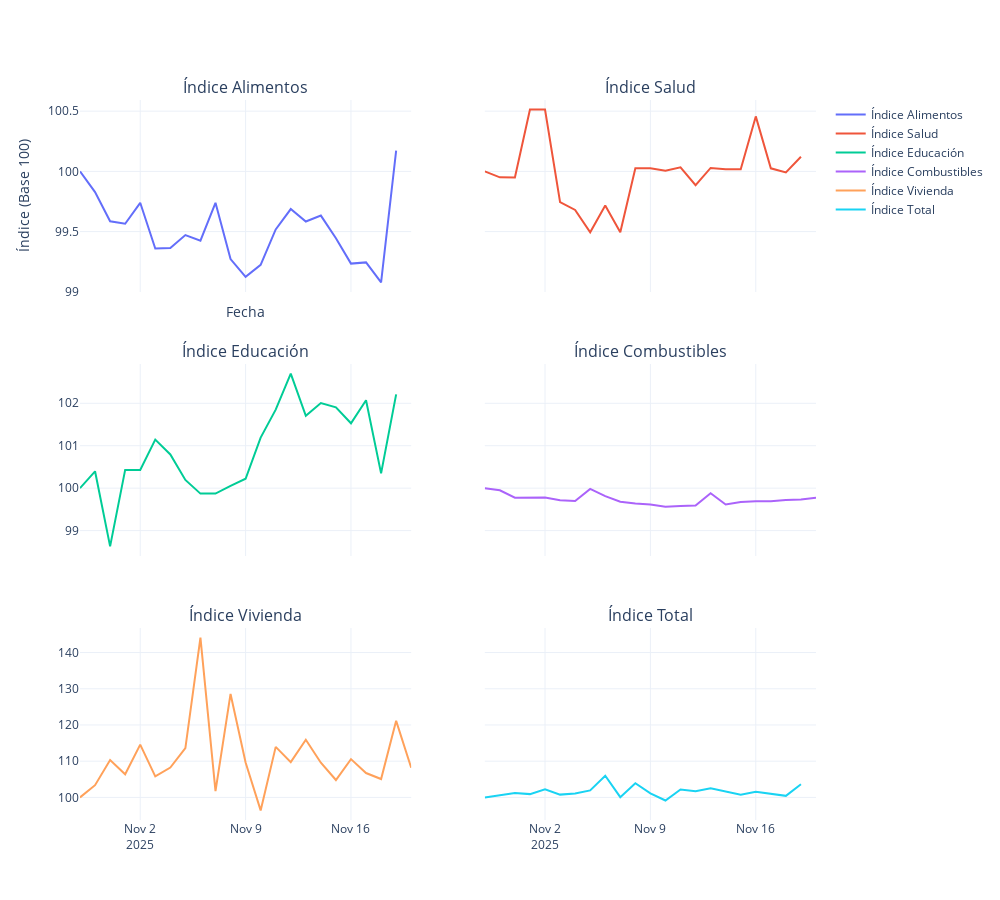

The notebook cell saved with this chart:
### Code cell
# Ahora usaré subplots para mostrar los 6 índices en una sola figura

import plotly.subplots as sp

# Crear el gráfico con subgráficas para los 6 índices
fig = sp.make_subplots(
    rows=3, cols=2,  # 3 filas y 2 columnas
    subplot_titles=[
        "Índice Alimentos", "Índice Salud", "Índice Educación", 
        "Índice Combustibles", "Índice Vivienda", "Índice Total"
    ],
    shared_xaxes=True, shared_yaxes=True,
    vertical_spacing=0.1, horizontal_spacing=0.1
)

# Agregar cada índice a su respectiva subgráfica
indices = [
    ("Índice Alimentos", ipc_alimentos),
    ("Índice Salud", ipc_salud),
    ("Índice Educación", ipc_educacion),
    ("Índice Combustibles", ipc_combustibles),
    ("Índice Vivienda", ipc_vivienda),
    ("Índice Total", ipc_total)
]


for i, (categoria, data) in enumerate(indices):
    row = i // 2 + 1  # Fila (1-3)
    col = i % 2 + 1   # Columna (1-2)
    fig.add_trace(go.Scatter(
        x=data.index,
        y=data.values,
        mode="lines",
        name=categoria,
        line=dict(width=2)
    ), row=row, col=col)


fig.update_layout(
    title=None,#"Índices Ponderados por Sector",
    xaxis_title="Fecha",
    yaxis_title="Índice (Base 100)",
    template="plotly_white",
    hovermode="x unified",
    width=1000,
    height=900
)

fig.show()

### Figure 1 — Plotly figure (JSON) as saved in the notebook; plotly's stock layout.template omitted (floating-point values rounded to 4 significant figures)
{"data": [{"line": {"width": 2}, "mode": "lines", "name": "Índice Alimentos", "type": "scatter", "x": ["2025-10-29T00:00:00", "2025-10-30T00:00:00", "2025-10-31T00:00:00", "2025-11-01T00:00:00", "2025-11-02T00:00:00", "2025-11-03T00:00:00", "2025-11-04T00:00:00", "2025-11-05T00:00:00", "2025-11-06T00:00:00", "2025-11-07T00:00:00", "2025-11-08T00:00:00", "2025-11-09T00:00:00", "2025-11-10T00:00:00", "2025-11-11T00:00:00", "2025-11-12T00:00:00", "2025-11-13T00:00:00", "2025-11-14T00:00:00", "2025-11-15T00:00:00", "2025-11-16T00:00:00", "2025-11-17T00:00:00", "2025-11-18T00:00:00", "2025-11-19T00:00:00"], "xaxis": "x", "y": [100.0, 99.83, 99.59, 99.57, 99.74, 99.36, 99.36, 99.47, 99.42, 99.74, 99.27, 99.12, 99.22, 99.52, 99.69, 99.58, 99.63, 99.45, 99.23, 99.24, 99.08, 100.2], "yaxis": "y"}, {"line": {"width": 2}, "mode": "lines", "name": "Índice Salud", "type": "scatter", "x": ["2025-10-29T00:00:00", "2025-10-30T00:00:00", "2025-10-31T00:00:00", "2025-11-01T00:00:00", "2025-11-02T00:00:00", "2025-11-03T00:00:00", "2025-11-04T00:00:00", "2025-11-05T00:00:00", "2025-11-06T00:00:00", "2025-11-07T00:00:00", "2025-11-08T00:00:00", "2025-11-09T00:00:00", "2025-11-10T00:00:00", "2025-11-11T00:00:00", "2025-11-12T00:00:00", "2025-11-13T00:00:00", "2025-11-14T00:00:00", "2025-11-15T00:00:00", "2025-11-16T00:00:00", "2025-11-17T00:00:00", "2025-11-18T00:00:00", "2025-11-19T00:00:00"], "xaxis": "x2", "y": [100.0, 99.95, 99.95, 100.5, 100.5, 99.75, 99.68, 99.49, 99.72, 99.49, 100.0, 100.0, 100.0, 100.0, 99.89, 100.0, 100.0, 100.0, 100.5, 100.0, 99.99, 100.1], "yaxis": "y2"}, {"line": {"width": 2}, "mode": "lines", "name": "Índice Educación", "type": "scatter", "x": ["2025-10-29T00:00:00", "2025-10-30T00:00:00", "2025-10-31T00:00:00", "2025-11-01T00:00:00", "2025-11-02T00:00:00", "2025-11-03T00:00:00", "2025-11-04T00:00:00", "2025-11-05T00:00:00", "2025-11-06T00:00:00", "2025-11-07T00:00:00", "2025-11-08T00:00:00", "2025-11-09T00:00:00", "2025-11-10T00:00:00", "2025-11-11T00:00:00", "2025-11-12T00:00:00", "2025-11-13T00:00:00", "2025-11-14T00:00:00", "2025-11-15T00:00:00", "2025-11-16T00:00:00", "2025-11-17T00:00:00", "2025-11-18T00:00:00", "2025-11-19T00:00:00"], "xaxis": "x3", "y": [100.0, 100.4, 98.63, 100.4, 100.4, 101.1, 100.8, 100.2, 99.87, 99.87, 100.1, 100.2, 101.2, 101.9, 102.7, 101.7, 102.0, 101.9, 101.5, 102.1, 100.3, 102.2], "yaxis": "y3"}, {"line": {"width": 2}, "mode": "lines", "name": "Índice Combustibles", "type": "scatter", "x": ["2025-10-29T00:00:00", "2025-10-30T00:00:00", "2025-10-31T00:00:00", "2025-11-01T00:00:00", "2025-11-02T00:00:00", "2025-11-03T00:00:00", "2025-11-04T00:00:00", "2025-11-05T00:00:00", "2025-11-06T00:00:00", "2025-11-07T00:00:00", "2025-11-08T00:00:00", "2025-11-09T00:00:00", "2025-11-10T00:00:00", "2025-11-11T00:00:00", "2025-11-12T00:00:00", "2025-11-13T00:00:00", "2025-11-14T00:00:00", "2025-11-15T00:00:00", "2025-11-16T00:00:00", "2025-11-17T00:00:00", "2025-11-18T00:00:00", "2025-11-19T00:00:00", "2025-11-20T00:00:00"], "xaxis": "x4", "y": [100.0, 99.95, 99.77, 99.79, 99.78, 99.72, 99.7, 99.98, 99.81, 99.68, 99.64, 99.62, 99.56, 99.58, 99.59, 99.88, 99.62, 99.68, 99.69, 99.69, 99.72, 99.73, 99.77], "yaxis": "y4"}, {"line": {"width": 2}, "mode": "lines", "name": "Índice Vivienda", "type": "scatter", "x": ["2025-10-29T00:00:00", "2025-10-30T00:00:00", "2025-10-31T00:00:00", "2025-11-01T00:00:00", "2025-11-02T00:00:00", "2025-11-03T00:00:00", "2025-11-04T00:00:00", "2025-11-05T00:00:00", "2025-11-06T00:00:00", "2025-11-07T00:00:00", "2025-11-08T00:00:00", "2025-11-09T00:00:00", "2025-11-10T00:00:00", "2025-11-11T00:00:00", "2025-11-12T00:00:00", "2025-11-13T00:00:00", "2025-11-14T00:00:00", "2025-11-15T00:00:00", "2025-11-16T00:00:00", "2025-11-17T00:00:00", "2025-11-18T00:00:00", "2025-11-19T00:00:00", "2025-11-20T00:00:00"], "xaxis": "x5", "y": [100.0, 103.4, 110.3, 106.4, 114.6, 105.8, 108.2, 113.6, 144.1, 101.7, 128.6, 109.6, 96.41, 114.0, 109.7, 115.9, 109.6, 104.8, 110.6, 106.7, 105.1, 121.1, 108.2], "yaxis": "y5"}, {"line": {"width": 2}, "mode": "lines", "name": "Índice Total", "type": "scatter", "x": ["2025-10-29T00:00:00", "2025-10-30T00:00:00", "2025-10-31T00:00:00", "2025-11-01T00:00:00", "2025-11-02T00:00:00", "2025-11-03T00:00:00", "2025-11-04T00:00:00", "2025-11-05T00:00:00", "2025-11-06T00:00:00", "2025-11-07T00:00:00", "2025-11-08T00:00:00", "2025-11-09T00:00:00", "2025-11-10T00:00:00", "2025-11-11T00:00:00", "2025-11-12T00:00:00", "2025-11-13T00:00:00", "2025-11-14T00:00:00", "2025-11-15T00:00:00", "2025-11-16T00:00:00", "2025-11-17T00:00:00", "2025-11-18T00:00:00", "2025-11-19T00:00:00"], "xaxis": "x6", "y": [100.0, 100.5, 101.2, 100.9, 102.2, 100.8, 101.1, 101.9, 106.0, 100.1, 103.9, 101.1, 99.14, 102.2, 101.7, 102.6, 101.6, 100.8, 101.6, 101.0, 100.4, 103.6], "yaxis": "y6"}], "layout": {"annotations": [{"font": {"size": 16}, "showarrow": false, "text": "Índice Alimentos", "x": 0.225, "xanchor": "center", "xref": "paper", "y": 1, "yanchor": "bottom", "yref": "paper"}, {"font": {"size": 16}, "showarrow": false, "text": "Índice Salud", "x": 0.775, "xanchor": "center", "xref": "paper", "y": 1, "yanchor": "bottom", "yref": "paper"}, {"font": {"size": 16}, "showarrow": false, "text": "Índice Educación", "x": 0.225, "xanchor": "center", "xref": "paper", "y": 0.6333, "yanchor": "bottom", "yref": "paper"}, {"font": {"size": 16}, "showarrow": false, "text": "Índice Combustibles", "x": 0.775, "xanchor": "center", "xref": "paper", "y": 0.6333, "yanchor": "bottom", "yref": "paper"}, {"font": {"size": 16}, "showarrow": false, "text": "Índice Vivienda", "x": 0.225, "xanchor": "center", "xref": "paper", "y": 0.2667, "yanchor": "bottom", "yref": "paper"}, {"font": {"size": 16}, "showarrow": false, "text": "Índice Total", "x": 0.775, "xanchor": "center", "xref": "paper", "y": 0.2667, "yanchor": "bottom", "yref": "paper"}], "height": 900, "hovermode": "x unified", "title": {}, "width": 1000, "xaxis": {"anchor": "y", "domain": [0, 0.45], "matches": "x5", "showticklabels": false, "title": {"text": "Fecha"}}, "xaxis2": {"anchor": "y2", "domain": [0.55, 1], "matches": "x6", "showticklabels": false}, "xaxis3": {"anchor": "y3", "domain": [0, 0.45], "matches": "x5", "showticklabels": false}, "xaxis4": {"anchor": "y4", "domain": [0.55, 1], "matches": "x6", "showticklabels": false}, "xaxis5": {"anchor": "y5", "domain": [0, 0.45]}, "xaxis6": {"anchor": "y6", "domain": [0.55, 1]}, "yaxis": {"anchor": "x", "domain": [0.7333, 1], "title": {"text": "Índice (Base 100)"}}, "yaxis2": {"anchor": "x2", "domain": [0.7333, 1], "matches": "y", "showticklabels": false}, "yaxis3": {"anchor": "x3", "domain": [0.3667, 0.6333]}, "yaxis4": {"anchor": "x4", "domain": [0.3667, 0.6333], "matches": "y3", "showticklabels": false}, "yaxis5": {"anchor": "x5", "domain": [0, 0.2667]}, "yaxis6": {"anchor": "x6", "domain": [0, 0.2667], "matches": "y5", "showticklabels": false}}}
